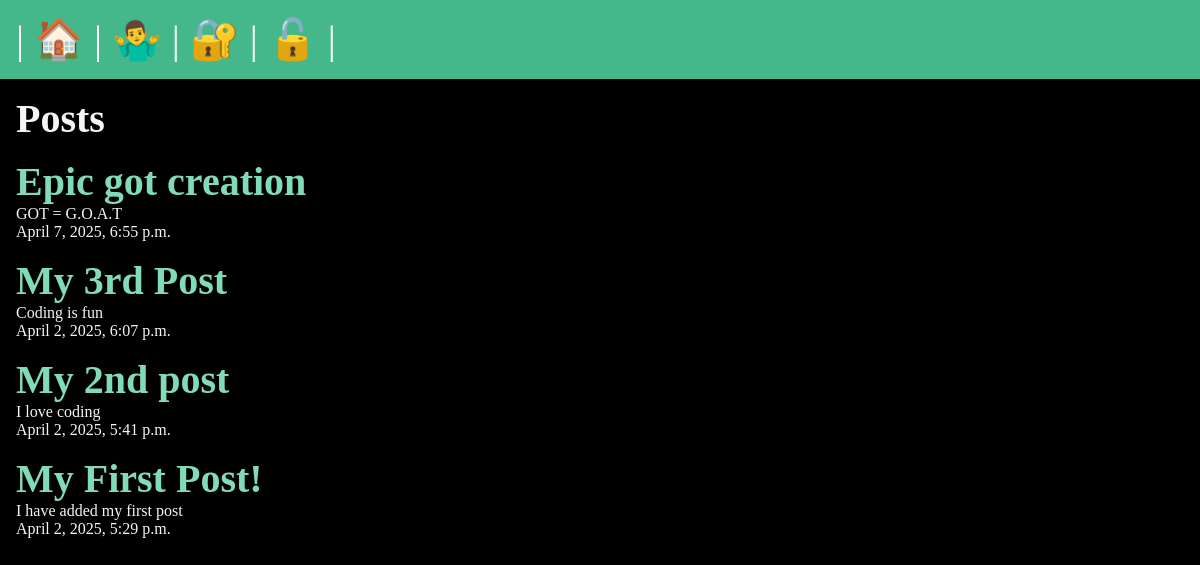
/posts/, run on the app's committed database.
### posts/models.py (models this page shows, shortened)
class Post(models.Model):
    title = models.CharField(max_length=75)
    body = models.TextField()
    slug = models.SlugField()
    date = models.DateTimeField(auto_now_add=True)
    banner = models.ImageField(default='got.png', blank=True)

### posts/views.py (the view)
# urls.py: path('', views.posts_list, name="list"),
def posts_list(request):
    posts = Post.objects.all().order_by('-date')
    return render(request, 'posts/posts_list.html', {'posts': posts})

### posts/templates/posts/posts_list.html (shortened to what this page needs)
{% extends 'layout.html' %}
{% block content %}
    <section>
    <h1>Posts</h1>
    {% for post in posts %}
        <article class="post">
            <h2>
                <a href="{% url 'posts:page' slug=post.slug %}">
                    {{ post.title }}
                </a>
            </h2>
            <p>{{ post.body }}</p>
            <p>{{ post.date }}</p>
        </article>
    {% endfor %}
    </section>
{% endblock %}

### templates/layout.html (shortened to what this page needs)
<!DOCTYPE html>
{% load static %}
<html lang="en">
  <head>
    <link rel="stylesheet" href="{% static 'css/styles.css' %}" />
  </head>
  <body>
    <nav>
      {% if user.is_authenticated %}
        <a href="{% url 'posts:list' %}">
          <span role='img' aria-label='Posts' title='Posts'>📰</span>
        </a>|
        <a href="{% url 'posts:new_post' %}">
          <span role='img' aria-label='New Posts' title='New Posts'>🆕</span>
        </a>|
        <form class="logout" action="{% url 'users:logout' %}" method="post">
          {% csrf_token %}
          <button  class="logout-button" aria-label="Logout" title='Logout'>🙌</button>
        </form>
      {% else %}
        |<a href="/">
          <span role='img' aria-label='Home' title='Home'>🏠</span>
        </a>|
        <a href="/about">
          <span role='img' aria-label='About' title='About'>🤷‍♂️</span>
        </a> |
        <a href="{% url 'users:register' %}">
          <span role='img' aria-label='sign_up' title='Register'>🔐</span>
        </a>|
        <a href="{% url 'users:login' %}">
          <span role='img' aria-label='sign_in' title='Login'>🔓</span>
        </a>|
      {% endif %}
    </nav>
    <main>
        {% block content %}
        {% endblock %}
    </main>
  </body>
</html>

### static/css/styles.css (style rules this page uses)
* { margin: 0; padding: 0; box-sizing: border-box; }
body { min-height: 100vh; background-color: black; color: whitesmoke; font-size: 3rem; }
nav { padding: 1rem; background-color: #44B78B; color: white; font-size: 2.5rem; }
main { padding: 1rem; }
section { display: flex; flex-flow: column; gap: 1rem; }
h1, h2 { font-size: 2.5rem; }
p { font-size: 1rem; }
a { text-decoration: none; color: #81dbb8; }

### data on the page
Post: title "Epic got creation", body "GOT = G.O.A.T", date "April 7, 2025, 6:55 p.m."
Post: title "My 3rd Post", body "Coding is fun", date "April 2, 2025, 6:07 p.m."
Post: title "My 2nd post", body "I love coding", date "April 2, 2025, 5:41 p.m."
Post: title "My First Post!", body "I have added my first post", date "April 2, 2025, 5:29 p.m."
